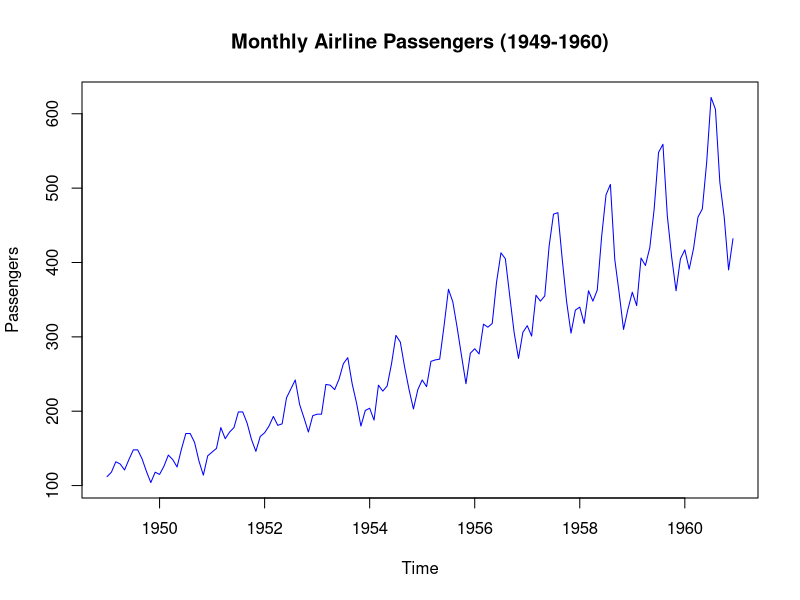
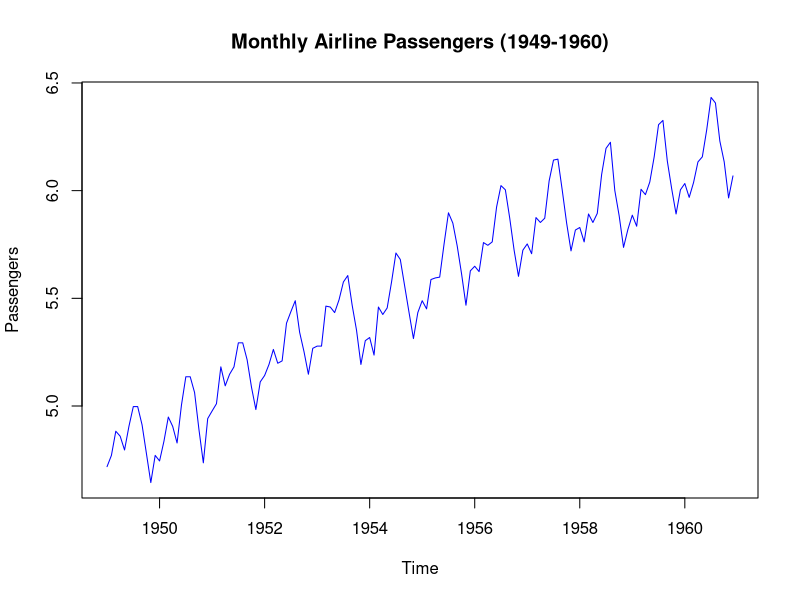
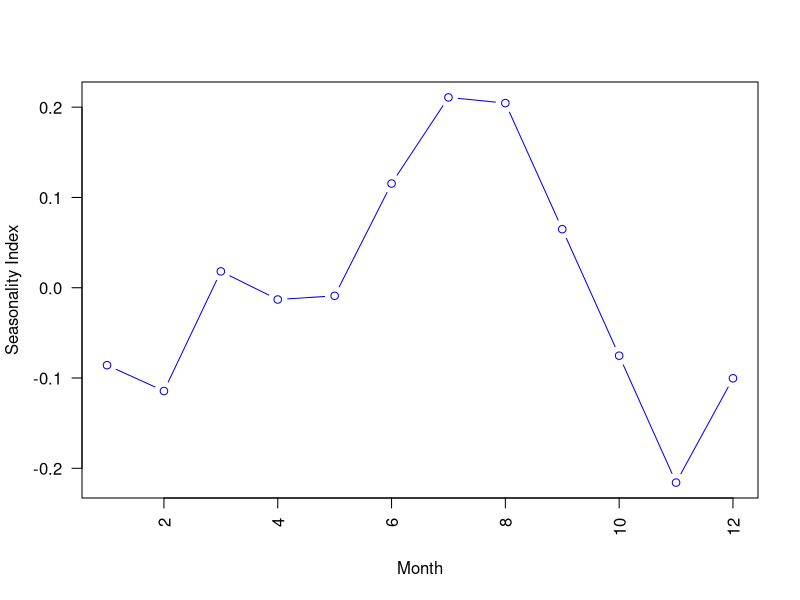
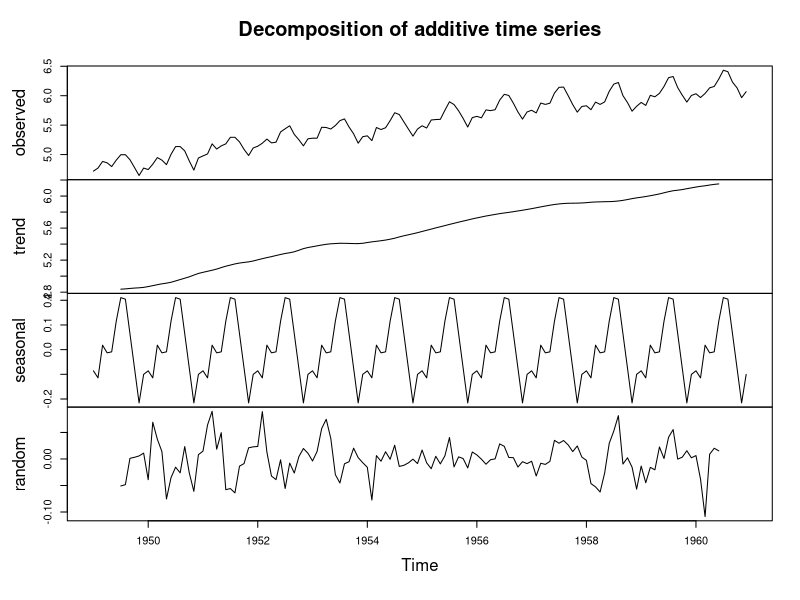
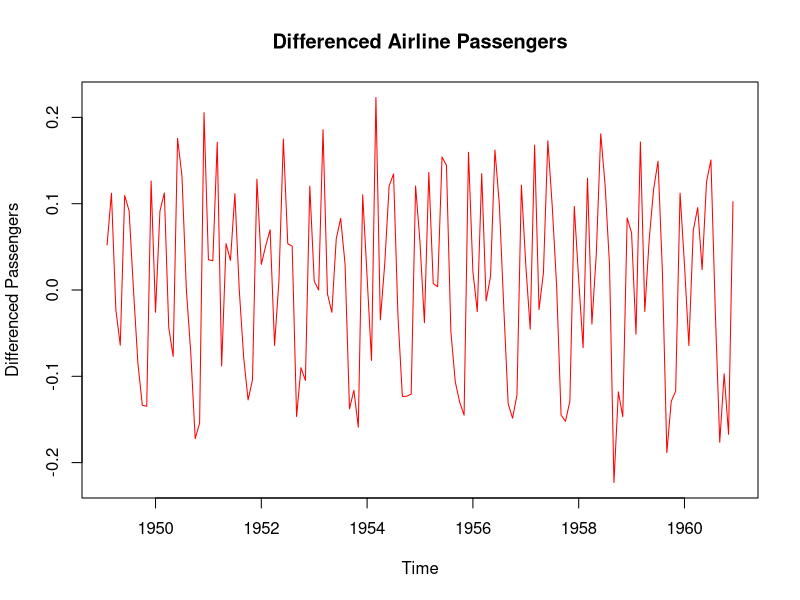
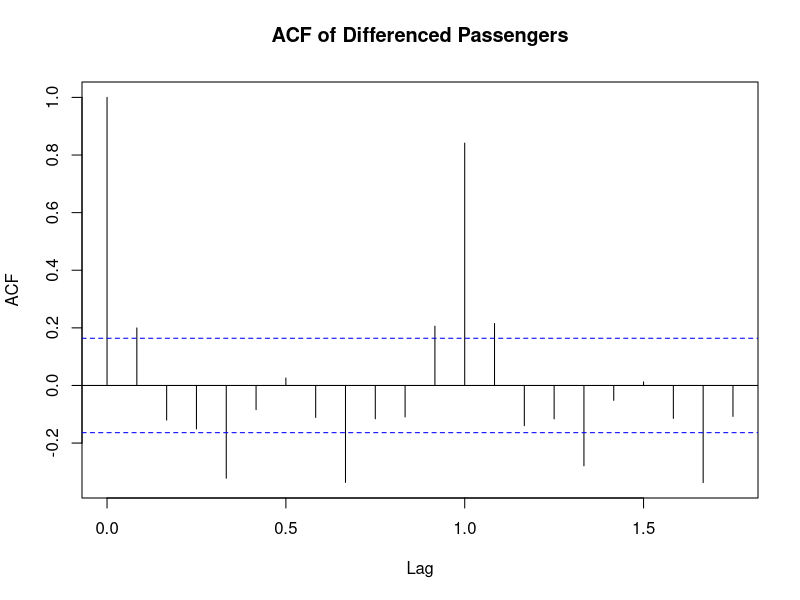
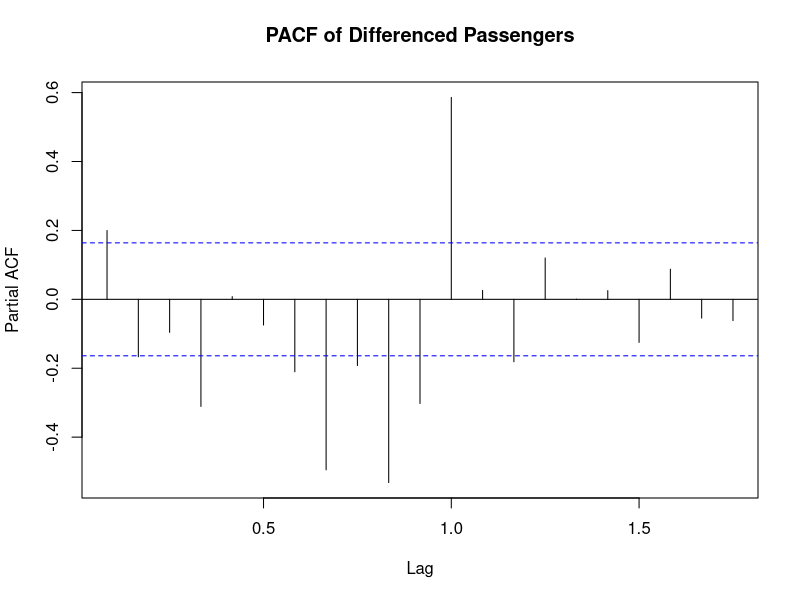

R code for these plots, in order:
data("AirPassengers")
print(AirPassengers)

AP <- AirPassengers
str(AP)
head(AP)
ts(AP, frequency = 12, start=c(1949,1))
attributes(AP)


# Plot the time series
plot(AP, main = "Monthly Airline Passengers (1949-1960)",
     xlab = "Time", ylab = "Passengers", col = "blue")
# --> Time series appears to be non-stationary


# Install and load the 'tseries' package for the ADF test
install.packages("tseries")
library(tseries)
# Perform the ADF test
adf_test <- adf.test(AirPassengers)
print(adf_test)

# Log Transformation
AP <- log(AP)
plot(AP, main = "Monthly Airline Passengers (1949-1960)",
     xlab = "Time", ylab = "Passengers", col = "blue")



# Decomposition of additive time series
decomp <- decompose(AP)
decomp$figure
plot(decomp$figure,
     type = 'b',
     xlab = 'Month',
     ylab = 'Seasonality Index',
     col = 'blue',
     las = 2)
plot(decomp)


# Difference the data
diff_passengers <- diff(AP)
# Plot the differenced data
plot(diff_passengers, main = "Differenced Airline Passengers",
     xlab = "Time", ylab = "Differenced Passengers", col = "red")
# Perform the ADF test again to confirm stationarity
adf_test_diff <- adf.test(diff_passengers)
print

# Perform the KPSS test
kpss_test_result <- kpss.test(diff_passengers)

# Print the result
print(kpss_test_result)



# Plot ACF
acf(diff_passengers, main = "ACF of Differenced Passengers")

# Plot PACF
pacf(diff_passengers, main = "PACF of Differenced Passengers")


install.packages("forecast")
library(forecast)

# ARIMA - Autoregressive Integrated Moving Average
arima_model <- arima(AP, order = c(1, 1, 2))
print(arima_model)
# or find best arime Model
model <- auto.arima(AP)
print(model)
attributes(model)
model$coef
